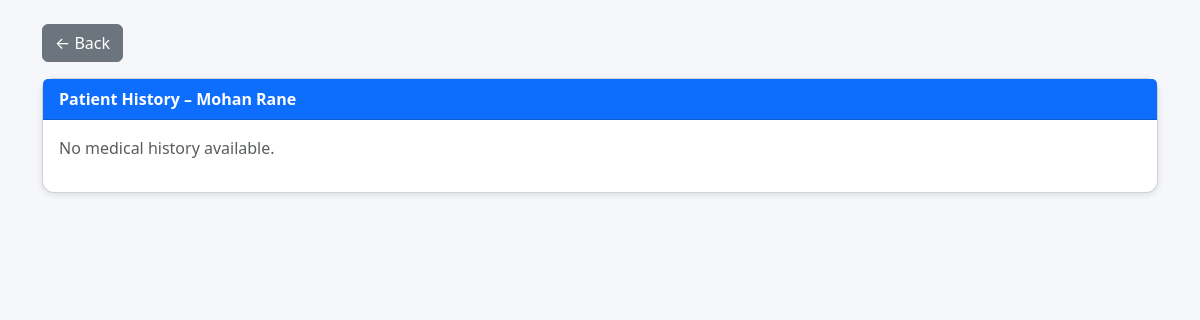
Page /patient/history (signed in) on the earlier database version.
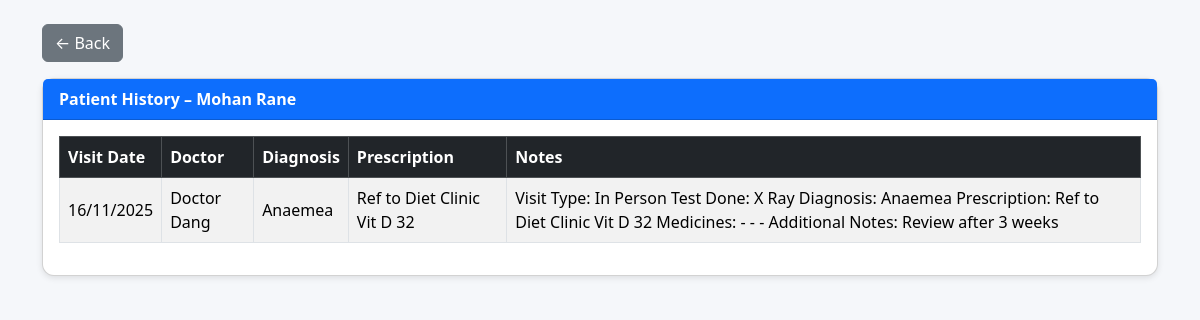
Same page on the later database version.
### application/models.py (models this page shows)
class Treatment(UserMixin, db.Model):
    id = db.Column(db.Integer(), primary_key = True)
    diagnosis = db.Column(db.String(), nullable = False)
    prescription = db.Column(db.String(), nullable = False)
    notes = db.Column(db.String(), nullable = True)
    followup_date = db.Column(db.DateTime(), nullable = True)
    treatment_id = db.Column(db.Integer(), db.ForeignKey("appointment.id"), nullable = False)

class Appointment(UserMixin, db.Model):
    id = db.Column(db.Integer(), primary_key = True)
    appointment_date = db.Column(db.DateTime(), nullable = False)
    appointment_time = db.Column(db.Time(), nullable = False)
    reason = db.Column(db.String(), nullable = False, default = 'Null')
    status = db.Column(db.String(), nullable = False, default = "Available")
    patient_id = db.Column(db.Integer(), db.ForeignKey("patient.id"), nullable = False, default = 999)
    doctor_id = db.Column(db.Integer(), db.ForeignKey("doctor.id"), nullable = False)
    treatment = db.relationship('Treatment', backref = 'appointment')

class Doctor(UserMixin, db.Model):
    id = db.Column(db.Integer(), primary_key = True)
    username = db.Column(db.String(), nullable = False, unique = True)
    password = db.Column(db.String(), nullable = False)
    name = db.Column(db.String(), nullable = False)
    qualification = db.Column(db.String(), nullable = False)
    experience = db.Column(db.Integer(), nullable = False)
    fee = db.Column(db.Integer(), nullable = False)
    flagged = db.Column(db.Integer(), nullable = False,default = 0)
    specialization = db.Column(db.String(), nullable = False)
    designation = db.Column(db.String(), nullable = False)
    registration_num = db.Column(db.String(), nullable = False)
    doctor_id = db.Column(db.Integer(), db.ForeignKey("user.id"), nullable = False)
    appointment = db.relationship('Appointment', backref = 'doctor')
    department_id = db.Column(db.Integer(), db.ForeignKey("department.id"), nullable = False)

### application/routes.py (the view)
@app.route('/patient/history')
@login_required
def patient_history_page():
    if current_user.user_role != 2:
        abort(403)
    patient = Patient.query.filter_by(username=current_user.username).first()
    history = (
        Treatment.query
        .join(Appointment, Treatment.treatment_id == Appointment.id)
        .filter(Appointment.patient_id == patient.id)
        .order_by(Appointment.appointment_date.desc())
        .all()
    )
    return render_template(
        'patient_history.html',
        patient=patient,
        history=history
    )

### templates/patient_history.html (shortened to what this page needs)
<!DOCTYPE html>
<html lang="en">
<head>
    <link href="https://cdn.jsdelivr.net/npm/bootstrap@5.3.3/dist/css/bootstrap.min.css" rel="stylesheet">
</head>
<body>
<div class="container mt-4">
    <a href="{{ url_for('patient_dashboard') }}" class="btn btn-secondary mb-3">← Back</a>
    <div class="card">
        <div class="card-header bg-primary text-white fw-bold">
            Patient History – {{ patient.name }}
        </div>
        <div class="card-body">
            {% if history %}
            <table class="table table-bordered table-striped align-middle">
                <thead class="table-dark">
                    <tr>
                        <th>Visit Date</th>
                        <th>Doctor</th>
                        <th>Diagnosis</th>
                        <th>Prescription</th>
                        <th>Notes</th>
                    </tr>
                </thead>
                <tbody>
                    {% for t in history %}
                    <tr>
                        <td>{{ t.appointment.appointment_date.strftime('%d/%m/%Y') }}</td>
                        <td>{{ t.appointment.doctor.name }}</td>
                        <td>{{ t.diagnosis }}</td>
                        <td>{{ t.prescription }}</td>
                        <td>{{ t.notes or '-' }}</td>
                    </tr>
                    {% endfor %}
                </tbody>
            </table>
            {% else %}
                <p class="text-muted">No medical history available.</p>
            {% endif %}
        </div>
    </div>
</div>
</body>
</html>

Differences in the rows shown:
added Treatment: appointment.appointment_date "16/11/2025", appointment.doctor.name "Doctor Dang", diagnosis "Anaemea", prescription "Ref to Diet Clinic Vit D 32", notes "Visit Type: In Person Test Done: X Ray Diagnosis: Anaemea Prescription: Ref to Diet Clinic Vit D 32 Medicines: - - - Additional Notes: Review after 3 weeks"
Other differences:
text no longer shown: "No medical history available."
text now shown: "Visit Date Doctor Diagnosis Prescription Notes"
